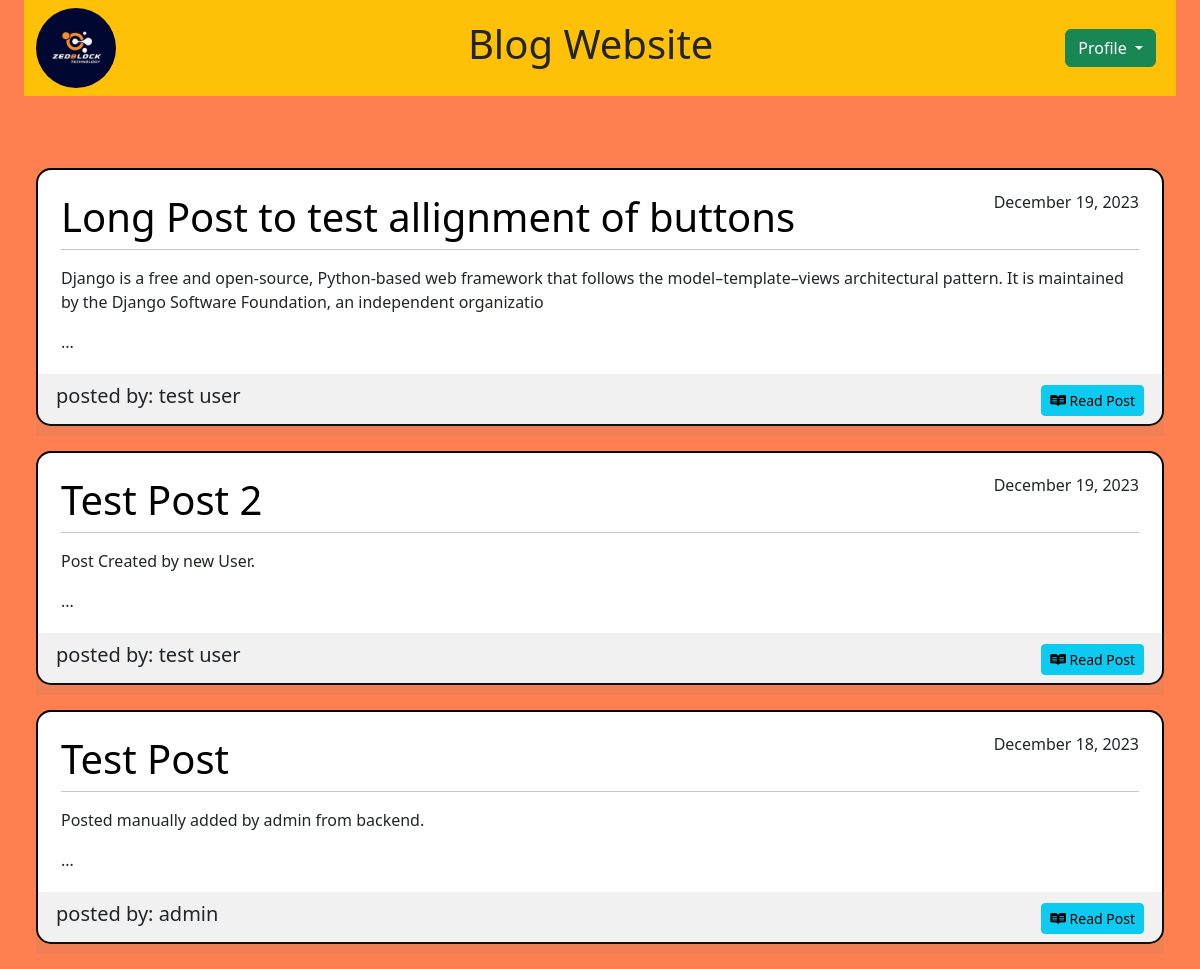
The app's page /, older data.
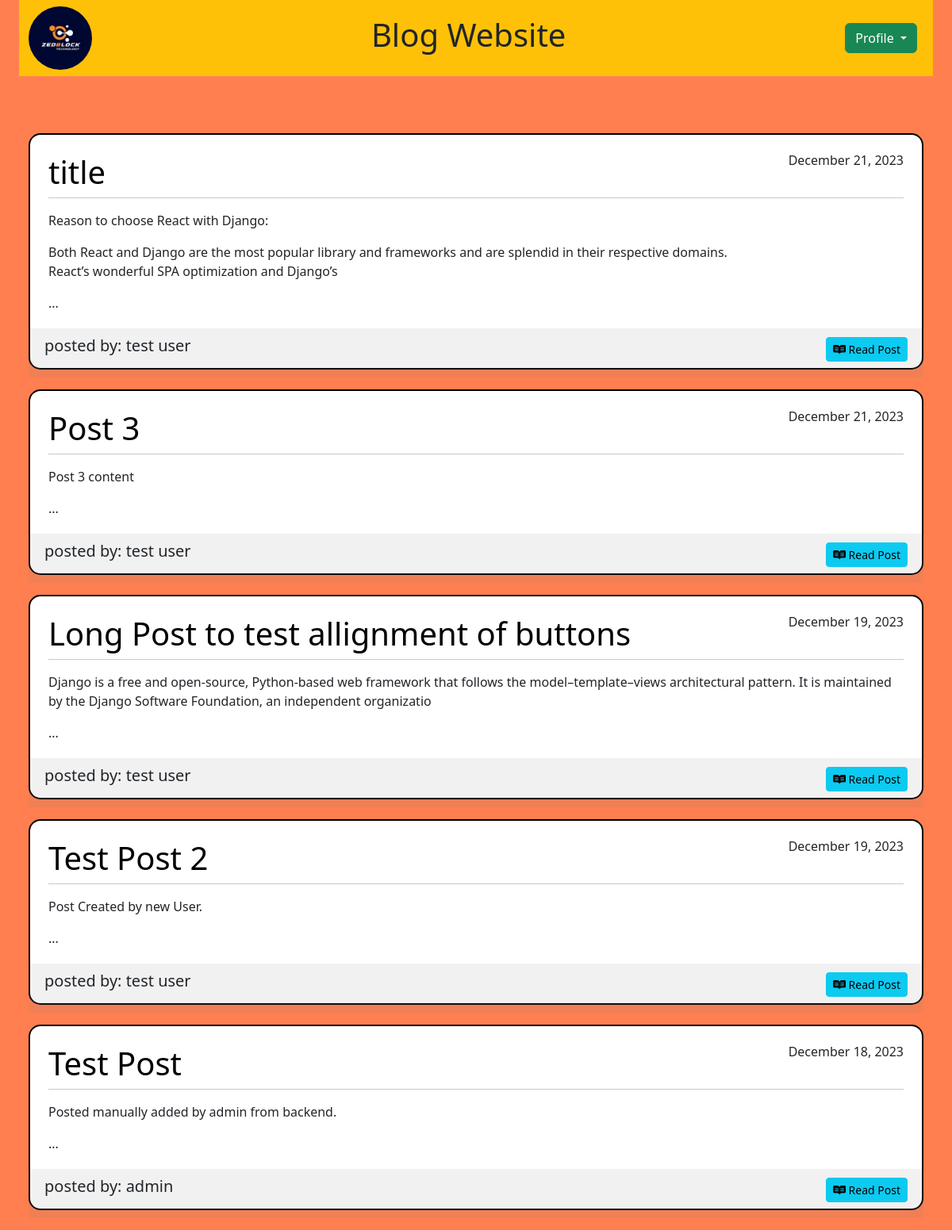
The same page, newer data.
### blog_app/models.py (models this page shows, shortened)
class Post(models.Model):
    title = models.CharField(max_length=100)
    content = models.TextField()
    date_posted = models.DateTimeField(default=timezone.now)
    author = models.ForeignKey(User, on_delete=models.CASCADE)

### blog_app/views.py (the view)
# urls.py: path('', views.home_page),
def home_page(request):
    context = {
        'posts': Post.objects.all().order_by('date_posted').reverse()
    }
    return render(request, 'blog_app/home_page.html', context)

### blog_app/templates/blog_app/home_page.html (shortened to what this page needs)
{% extends 'blog_app/base.html' %}
{% block content %}
{% load static %}
<div class="container custom-container">
    <nav class="navbar navbar-light bg-warning">
        <div class="container-fluid">
            <a href="/home"><img class="rounded-circle" src="{% static 'image/logo.png' %}" alt="" height="80"></a>
            <h1>Blog Website</h1>
            <form class="form-inline my-2 my-lg-0">
                <div class="dropdown me-2">
                    <button class="btn btn-success dropdown-toggle" type="button" id="dropdownMenuButton" data-bs-toggle="dropdown" aria-haspopup="true" aria-expanded="false">
                        Profile
                    </button>
                </div>
            </form>
        </div>
    </nav>
    <br><br><br>
    <div class="container custom-container" style="max-width: 1350px ; ">
        {% for post in posts %}
        <article class="media content-section">
            <div class="media-body" style="border:2px solid #000000; border-radius:15px ; background-color:#ffffff; padding: 23px; margin-bottom: 25px;">
                <div class="article-metadata ">
                    <h1 class="" style="text-align:left;float:left; color: #000000;">{{ post.title }}</h1>
                    <h6 style="text-align:right;float:right;">{{ post.date_posted|date:"F d, Y" }}</h6>
                    <hr style="clear:both;" />
                </div>
                <p>{{ post.content|slice:":200"|linebreaks }}...</p>
                <div class="card-footer d-flex justify-content-between align-items-center" style="margin: 20px -25px -35px;background-color:rgba(129,127,127,0.11); padding: 10px 20px 20px;">
                    <h5>posted by: {{ post.author }}</h5>
                    <a class="btn btn-sm btn-info" href="/read/{{post.id}}"><i class="fa-brands fa-readme"></i> Read Post</a>
                </div>
            </div>
        </article>
        {% endfor %}
    </div>
</div>
{% endblock %}

### blog_app/templates/blog_app/base.html (shortened to what this page needs)
{% load static %}
<html lang="en">
<head>
    <link href="https://cdn.jsdelivr.net/npm/bootstrap@5.3.2/dist/css/bootstrap.min.css" rel="stylesheet">
</head>
<body>
    <div class="container custom-container" >
        {% block content %}
        {% endblock %}
    </div>
</body>
</html>

### blog_app/templates/blog_app/base.html (style rules this page uses)
body { background-color: coral; }
.custom-container { max-width: 1350px; }

Row changes from the older to the newer data that the page shows:
added Post: title "title", date_posted "December 21, 2023", content "Reason to choose React with Django: Both React and Django are the most popular library and frameworks and are splendid in their respective domains. React’s wonderful SPA optimization and Django’s", author "test user"
added Post: title "Post 3", date_posted "December 21, 2023", content "Post 3 content", author "test user"
